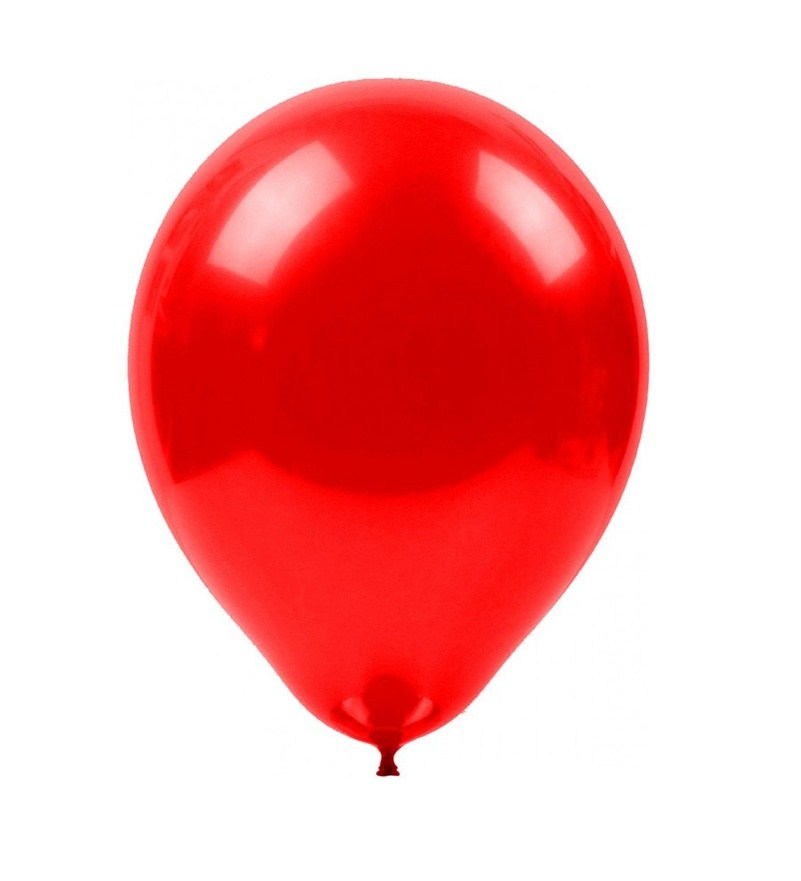
#> input picture İslemler/balon.jpg, 801 x 881 px, shrunk from 1300 x 1430 before the run
$ python 7.py
#> lines starting #> are read from the running program, lines starting #| are printed output that depends on the picture
import cv2
import numpy as np

img = cv2.imread("balon.jpg", 0)
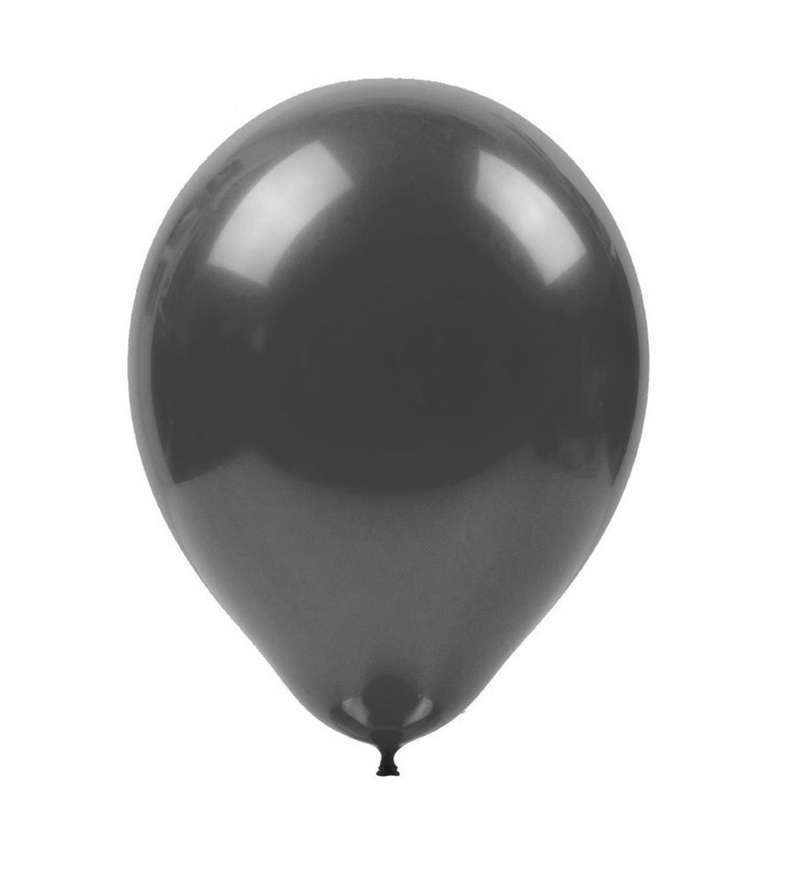
#> img: shape (881, 801); min 21, max 255, mean 195.4

sat, sut = img.shape
#> sat = 881; sut = 801
# print(sat)
# print(sut)

m = cv2.getRotationMatrix2D((sut/2, sat/2), 180, 1)
d = cv2.warpAffine(img, m, (sut, sat))
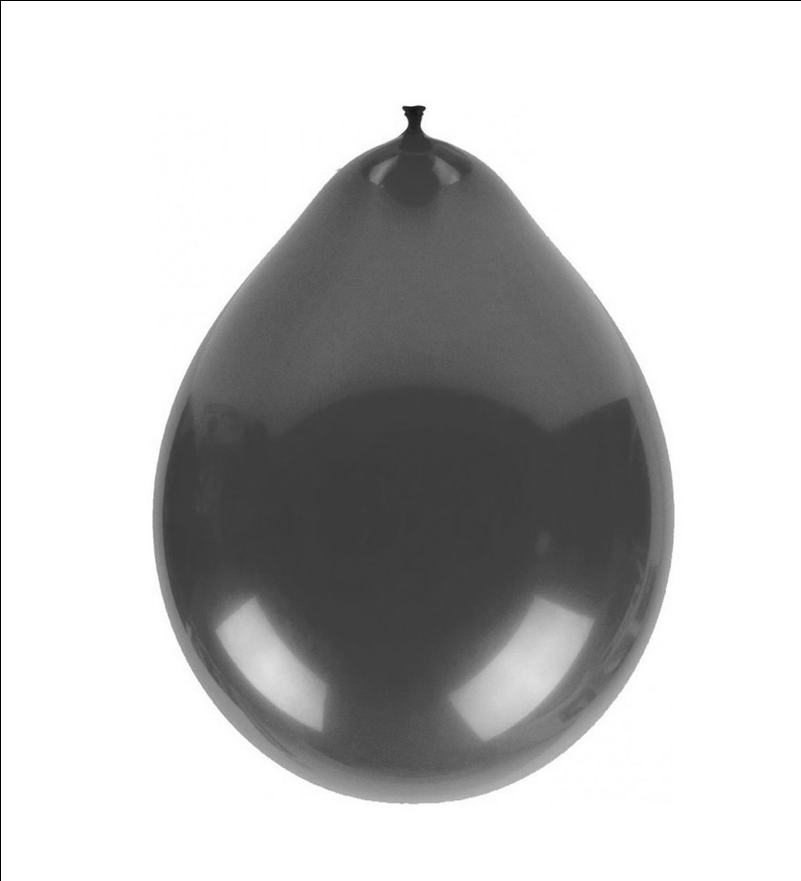
#> d: shape (881, 801); min 0, max 255, mean 194.8

cv2.imshow("resim", d)
cv2.waitKey(0)
cv2.destroyAllWindows()

$ run again, with İslemler/circleBlack.jpg copied over İslemler/balon.jpg
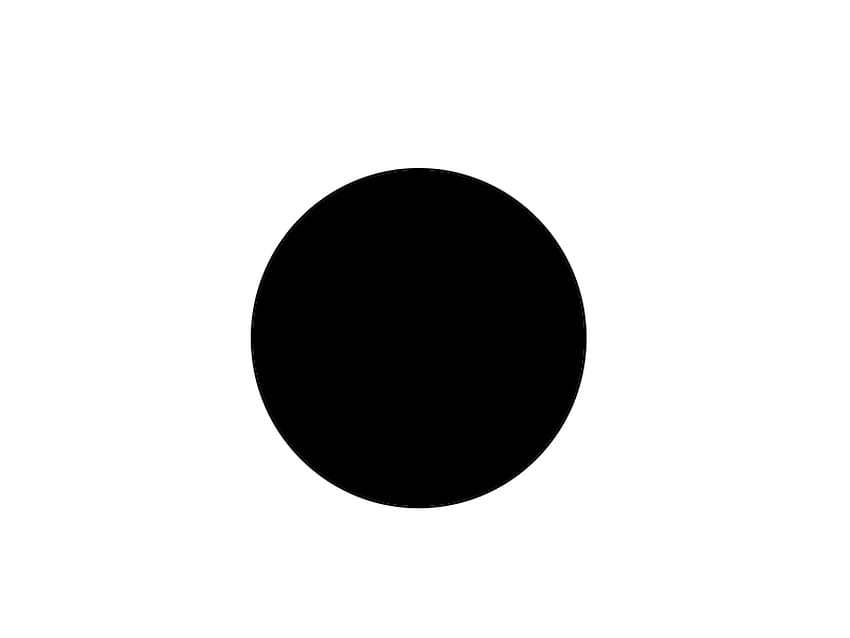
#> input picture İslemler/circleBlack.jpg, 850 x 638 px
#> img is the input picture: shape (638, 850); min 0, max 255, mean 212.8
#> `d = cv2.warpAffine(img, m, (sut, sat))`:
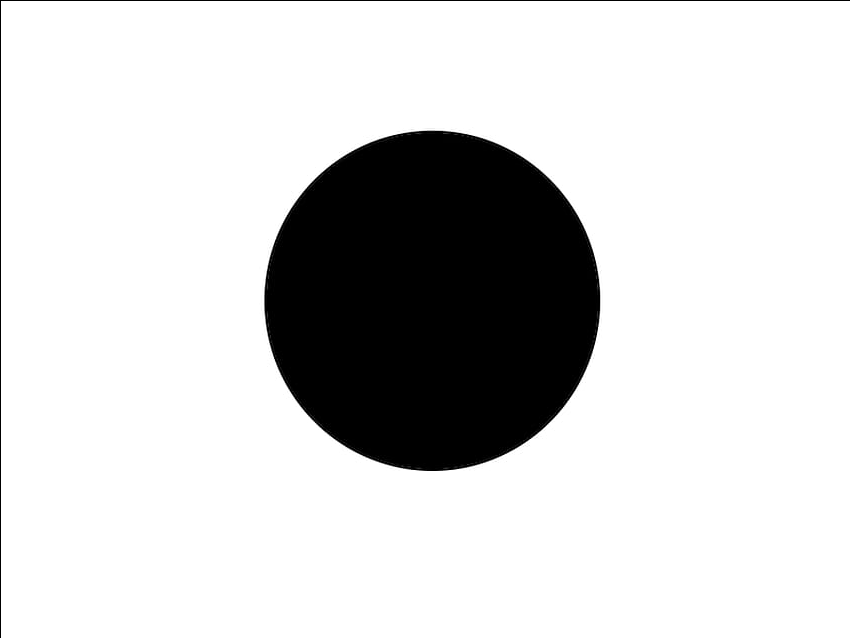
#> d: shape (638, 850); min 0, max 255, mean 212.1
